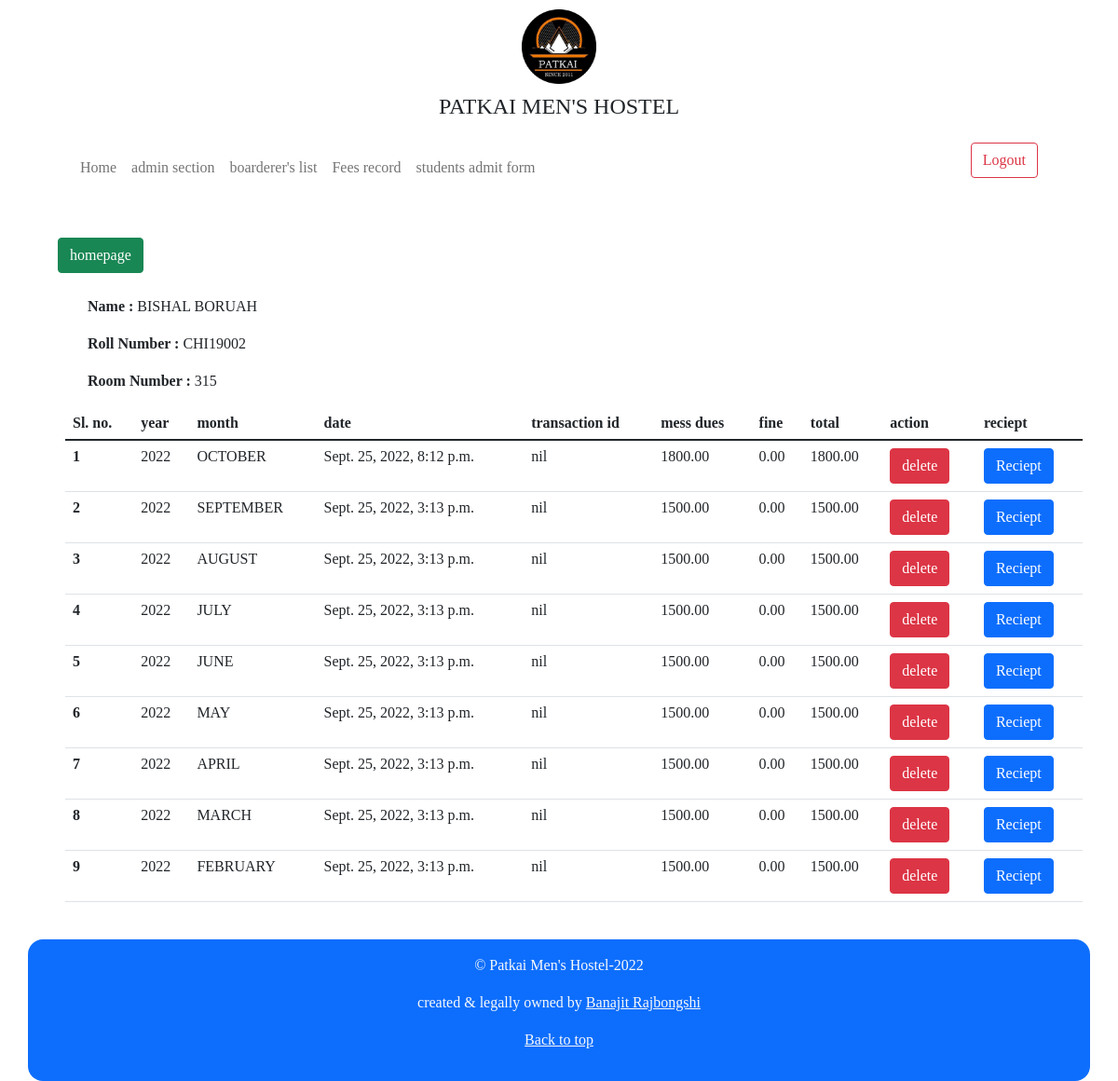
Page /comittee/payment_history/37 (signed in) on the committed database.
### main/models.py (models this page shows, shortened)
class students_detail(models.Model):
    created_time= models.DateTimeField(auto_now_add=True)
    students_name=models.CharField(default="",max_length=25)
    roll_number=models.CharField(default="",max_length=8)
    room_number=models.IntegerField(default=0)
    department=models.CharField(default="",max_length=30)
    wing_name=models.CharField(default="",max_length=20)
    email_id=models.EmailField(default="",max_length=30)
    phone_number=models.IntegerField(default=0)
    School=models.CharField(default="",max_length=25)

### comittee/models.py (models this page shows, shortened)
class fees_record(models.Model):
    collected_time= models.DateTimeField(auto_now_add=True)
    student_name=models.CharField(default="",max_length=30)
    roll_number=models.CharField(default="",max_length=8)
    room_number=models.IntegerField(default=0)
    month=models.CharField(default="",max_length=10)
    year=models.IntegerField(default=2022)
    transaction_id=models.CharField(default="",max_length=30)
    mess_dues=models.DecimalField(default=0, max_digits=10, decimal_places=2)
    fine_dues=models.DecimalField(default=0, max_digits=10, decimal_places=2)
    total_dues=models.DecimalField(default=0, max_digits=10, decimal_places=2)

### comittee/views.py (the view)
# urls.py: path('payment_history/<int:pk>', views.fees_history ,name='fees_history'),
@login_required
def fees_history(request,pk):
    stored_data = get_object_or_404(students_detail, pk=pk)
    all_data=fees_record.objects.filter(roll_number=stored_data.roll_number).order_by("-collected_time")
    context={
        'dataline':all_data,
        'parent_data':stored_data
    }
    return render(request,'fees_history.html',context)

### comittee/templates/fees_history.html (shortened to what this page needs)
{% extends 'base.html' %}
{% load static %}
{% block body %}
<div class="container">
    <table class="table m-3">
        <a href="{% url 'payment_students_list' %}"><button class="btn btn-success m-2">homepage</button></a>
        <div class="container m-3">
            <p><b>Name :</b> {{ parent_data.students_name }}</p>
            <p><b>Roll Number :</b> {{ parent_data.roll_number }}</p>
            <p><b>Room Number :</b> {{ parent_data.room_number }}</p>
        </div>
        <thead>
            <tr>
                <th scope="col">Sl. no.</th>
                <th scope="col">year</th>
                <th scope="col">month</th>
                <th scope="col">date</th>
                <th scope="col">transaction id</th>
                <th scope="col">mess dues</th>
                <th scope="col">fine</th>
                <th scope="col">total</th>
                <th scope="col">action</th>
                <th scope="col">reciept</th>
            </tr>
        </thead>
        <tbody>
            {% for i in dataline %}
            <tr>
                <th scope="row">{{forloop.counter}}</th>
                <td>{{i.year}}</td>
                <td>{{i.month}}</td>
                <td>{{i.collected_time}}</td>
                <td>{{i.transaction_id}}</td>
                <td>{{i.mess_dues}}</td>
                <td>{{i.fine_dues}}</td>
                <td>{{i.total_dues}}</td>
                <td><a href="{% url 'delete_fees' i.pk %}"><button class="btn btn-danger" >delete</button></a></td>
                <td><a href="{% url 'reciept' i.pk %}"><button class="btn btn-primary" >Reciept</button></a></td>
            </tr>
            {% endfor %}
        </tbody>
    </table>
</div>
{% endblock body %}

### templates/base.html (shortened to what this page needs)
{% load static %}
<html lang="en">
<head>
  <link rel="stylesheet" type="text/css" href="{% static 'bootstrap/css/bootstrap.css' %}">
  <link href="https://cdn.jsdelivr.net/npm/bootstrap@5.1.3/dist/css/bootstrap.min.css" rel="stylesheet"
>
</head>
<body>
  <center>
    <img id="logo" src="{% static 'image/logo.png' %}" alt="logo of patkai">
  </center>
  <center>
    <h4 id="head-font">
      PATKAI MEN'S HOSTEL
    </h4>
  </center>
  <div class="container">
    <nav class="navbar navbar-expand-lg navbar-light">
      <div class="container-fluid">
        <div class="collapse navbar-collapse" id="navbarSupportedContent">
          <ul class="navbar-nav me-auto mb-2 mb-lg-0">
            <li class="nav-item">
              <a class="nav-link" id="page1" href="{% url 'index' %}"> Home </a>
            </li>
            <li class="nav-item">
              <a class="nav-link" id="page3" href="{% url 'superpage' %}" >admin section</a>
            </li>
            <li class="nav-item">
              <a class="nav-link" id="page4" href="{% url 'students_list' %}" >boarderer's list</a>
            </li>
            <li class="nav-item">
              <a class="nav-link" id="page5" href="{% url 'payment_students_list' %}" >Fees record</a>
            </li>
            <li class="nav-item">
              <a class="nav-link" id="page2" href="{% url 'students_admit_form' %}" >students admit form</a>
            </li>
          </ul>
          <form class="d-flex">{% if user.is_authenticated %}
            <a href="{% url 'logout' %}"><button type="button" class="btn btn-outline-danger m-2">Logout</button></a>
            {% else %}
            <a href="{% url 'login' %}"><button type="button" class="btn btn-outline-primary m-2">Admin Login</button></a>
            {% endif %}
          </form>
        </div>
      </div>
    </nav>
  </div>
  <br>
  {% block body %}
  {% endblock body %}
  <br>
  <div class="container bg-primary text-light p-3 rounded-4">
    <center>
      <footer class="blog-footer">
        <p> &#169 Patkai Men's Hostel-2022</p>
        <p>created & legally owned by <a href="{% url 'author' %}" class="link-light">Banajit Rajbongshi</a></p>
        <p><a class="link-light" href="#">Back to top</a></p>
      </footer>
    </center>
  </div>
</body>
</html>

### templates/base.html (style rules this page uses)
#logo { position: relative; width: 100px; height: 100px; padding: 10px; user-select: none; }
#head-font { font-family: 'Times New Roman', Times, serif; user-select: none; }
body { font-family: 'Times New Roman', Times, serif; }

### rows in the picture
students_detail: students_name "BISHAL BORUAH", roll_number "CHI19002", room_number "315"
fees_record: year "2022", month "OCTOBER", collected_time "Sept. 25, 2022, 8:12 p.m.", transaction_id "nil", mess_dues "1800.00", fine_dues "0.00", total_dues "1800.00"
fees_record: year "2022", month "SEPTEMBER", collected_time "Sept. 25, 2022, 3:13 p.m.", transaction_id "nil", mess_dues "1500.00", fine_dues "0.00", total_dues "1500.00"
fees_record: year "2022", month "AUGUST", collected_time "Sept. 25, 2022, 3:13 p.m.", transaction_id "nil", mess_dues "1500.00", fine_dues "0.00", total_dues "1500.00"
fees_record: year "2022", month "JULY", collected_time "Sept. 25, 2022, 3:13 p.m.", transaction_id "nil", mess_dues "1500.00", fine_dues "0.00", total_dues "1500.00"
fees_record: year "2022", month "JUNE", collected_time "Sept. 25, 2022, 3:13 p.m.", transaction_id "nil", mess_dues "1500.00", fine_dues "0.00", total_dues "1500.00"
fees_record: year "2022", month "MAY", collected_time "Sept. 25, 2022, 3:13 p.m.", transaction_id "nil", mess_dues "1500.00", fine_dues "0.00", total_dues "1500.00"
fees_record: year "2022", month "APRIL", collected_time "Sept. 25, 2022, 3:13 p.m.", transaction_id "nil", mess_dues "1500.00", fine_dues "0.00", total_dues "1500.00"
fees_record: year "2022", month "MARCH", collected_time "Sept. 25, 2022, 3:13 p.m.", transaction_id "nil", mess_dues "1500.00", fine_dues "0.00", total_dues "1500.00"
fees_record: year "2022", month "FEBRUARY", collected_time "Sept. 25, 2022, 3:13 p.m.", transaction_id "nil", mess_dues "1500.00", fine_dues "0.00", total_dues "1500.00"
